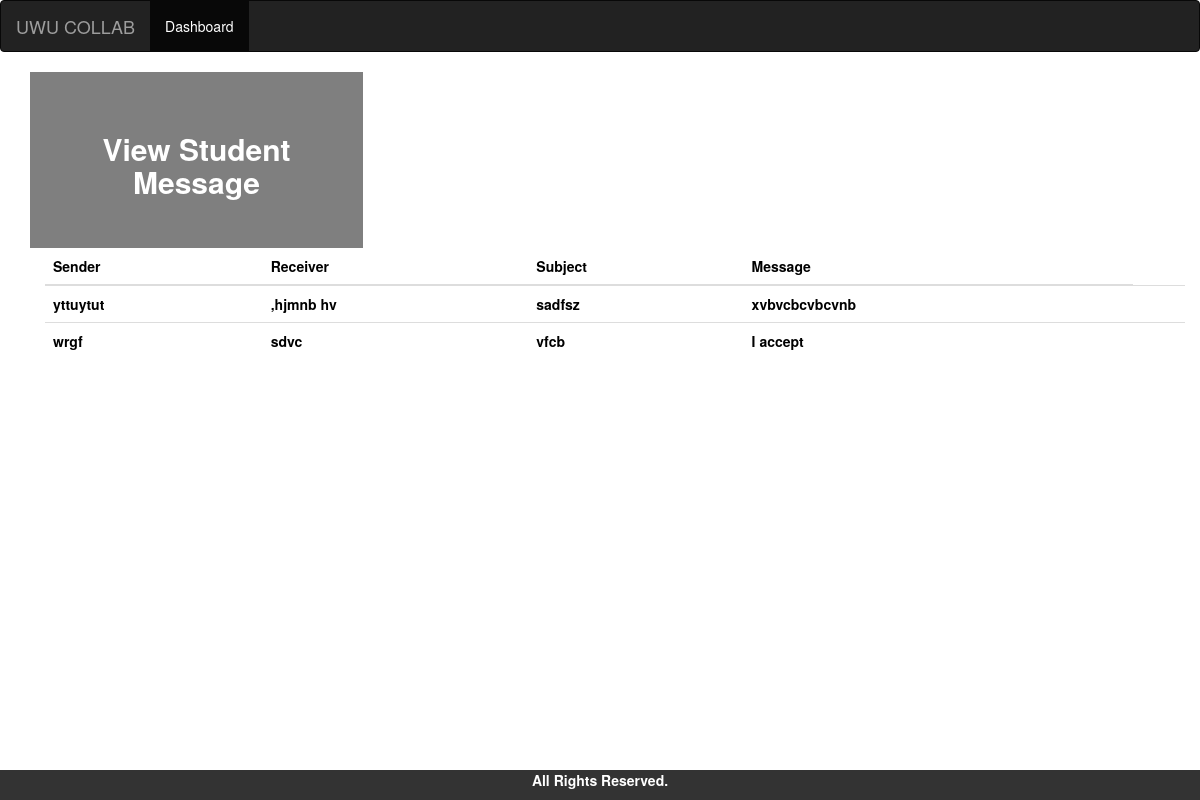
The app's page /company/ViewStudentMessage.php with its own data.
### tables this page shows
CREATE TABLE `stumessage` (
  `Sender` varchar(100) DEFAULT NULL,
  `Receiver` varchar(100) DEFAULT NULL,
  `Subject` varchar(50) DEFAULT NULL,
  `Msg` varchar(100) DEFAULT NULL
);

### company/ViewStudentMessage.php (the view, shortened to what this page needs)
<!DOCTYPE html>
<?php
include "header.php";
?>
<html>
    <head>
        <link rel="stylesheet" href="https://maxcdn.bootstrapcdn.com/bootstrap/3.3.7/css/bootstrap.min.css">
    </head>
	<body  class="myclass" style="">
    <section>
    </head>
<body>
<div class ="container">
<div class= "row">
    <font style="center">
<div class = "col-sm-6 banner-info background-color:lightblue" >
    <div class="leftBox">
        <div class="content">
            <h2 align="center"><b>View Student Message</b></h2>
            <div class = "col-sm-6 banner-image">
</div>
</div>
</div>
</section>
      <div class="container">
            <b><font color="black"</b>
            <?php
            $username = "root";
            $password = "";
            $hostname = "localhost";
            $db = "uwu_collab";
            $conn = mysqli_connect($hostname, $username, $password, $db)
                    or die("Unable to connect to MySQL");
            $result = mysqli_query($conn, "SELECT * FROM stumessage");
            echo'<div class="container">';
            echo'<table class="table">';
            echo' <thead>';
            echo'  <tr>';
            echo'   <th>Sender</th>';
            echo'   <th>Receiver</th>';
            echo'  <th>Subject</th>';
            echo'  <th>Message</th>';
            echo'</tr>';
            echo'</thead>';
            echo' <tbody>';
            while ($row = mysqli_fetch_array($result)) {
                echo' <tr>';
                echo" <td>$row[Sender]</td><td>$row[Receiver]</td><td>$row[Subject]</td><td>$row[Msg]</td>
           <td>  </td>";
                echo' </tr> ';
            }
            echo' </tbody>';
            echo' </table>';
            echo'</div>';
            ?>
        </div>
    <footer class="container-fluid text-center footer">
        <p>All Rights Reserved.</p>
    </footer>
</body>
</html>

### company/ViewStudentMessage.php (style rules this page uses)
.footer { position: fixed; left: 0; bottom: 0; width: 100%; background-color: #333; color: white; text-align: center; }
section { width:100%; height:5vh; }
section .leftBox { width:60%; height:5%; float:left; padding:0; box-sizing: border-box; }
section .leftBox .content { color:#fff; background:rgba(0,0,0,.5); padding: 40px; transition: .10s; }
.myclass { background-image: url(""); }

### records on screen
stumessage: Sender "yttuytut", Receiver ",hjmnb hv", Subject "sadfsz", Msg "xvbvcbcvbcvnb"
stumessage: Sender "wrgf", Receiver "sdvc", Subject "vfcb", Msg "I accept"
